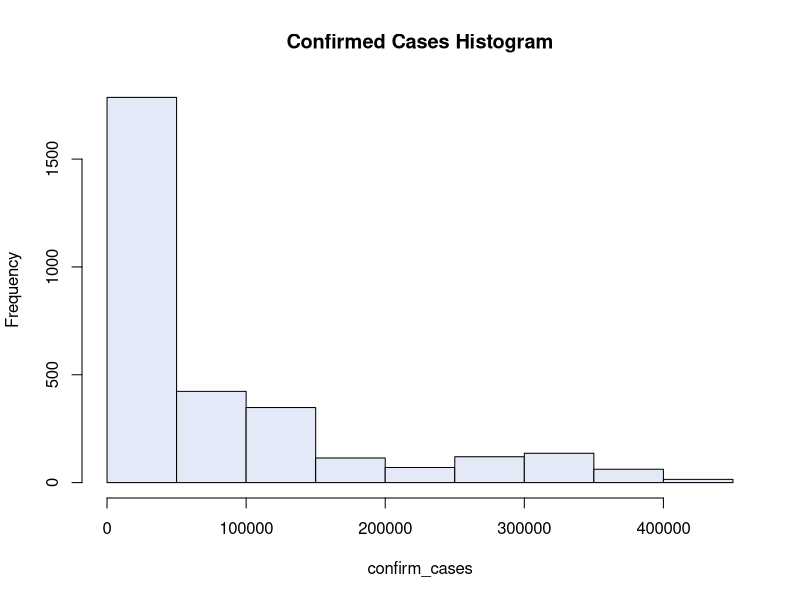

The R script that drew this image:
cases =  read.csv("Coviddata.csv",header = TRUE,sep = ",",
                  colClasses = c("NULL","NULL","NULL","NULL"
                                 ,"NULL","numeric","NULL","NULL",
                                 "NULL","NULL","NULL","NULL"))
confirm_cases = c(0)
for (a in cases[1])
{
  confirm_cases =  append(confirm_cases,a)
}

options(scipen=10000)

jpeg(file="D:/projects/PakCovidInsights/public/images/confirmCasesHistogram.jpeg",
    width=600, height=350)
hist(confirm_cases, col="#E3E9F7", main = "Confirmed Cases Histogram")
dev.off()